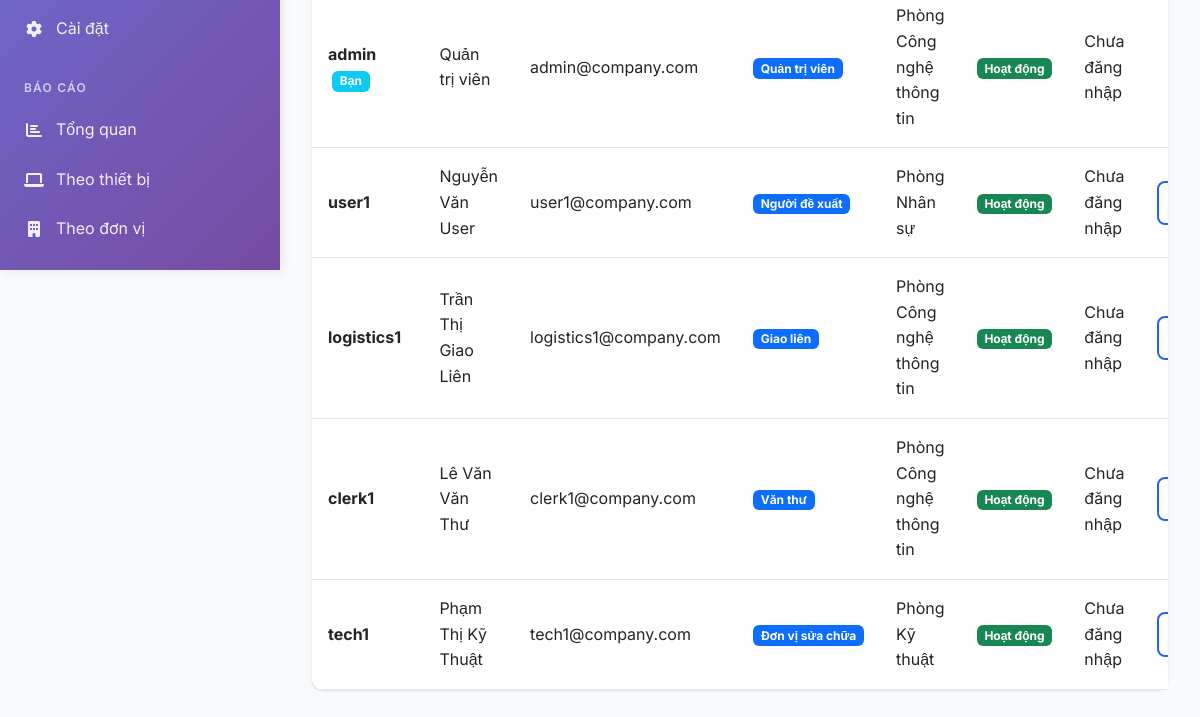
Before: /admin/users.php (signed in, lower part) with the older database file.
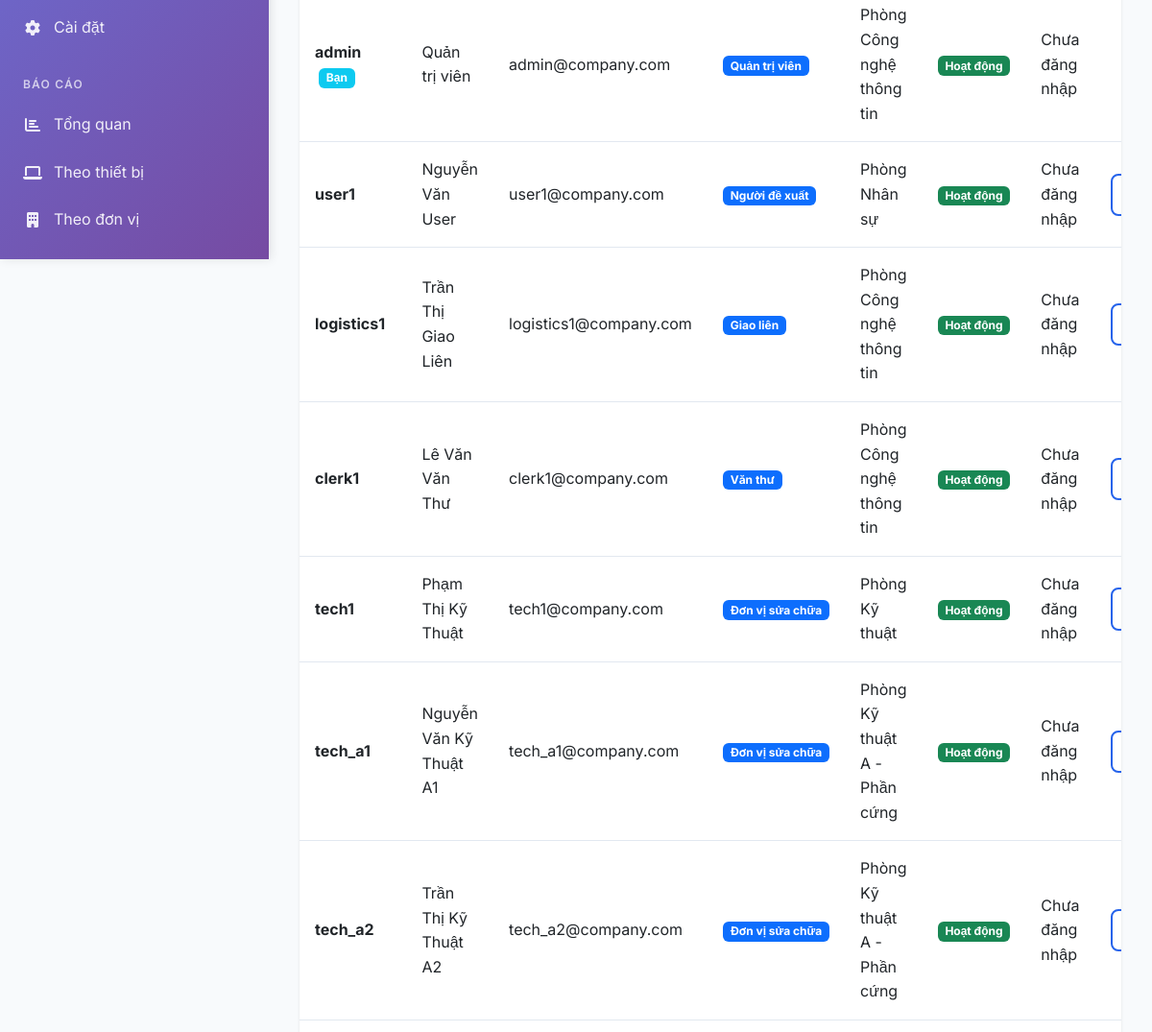
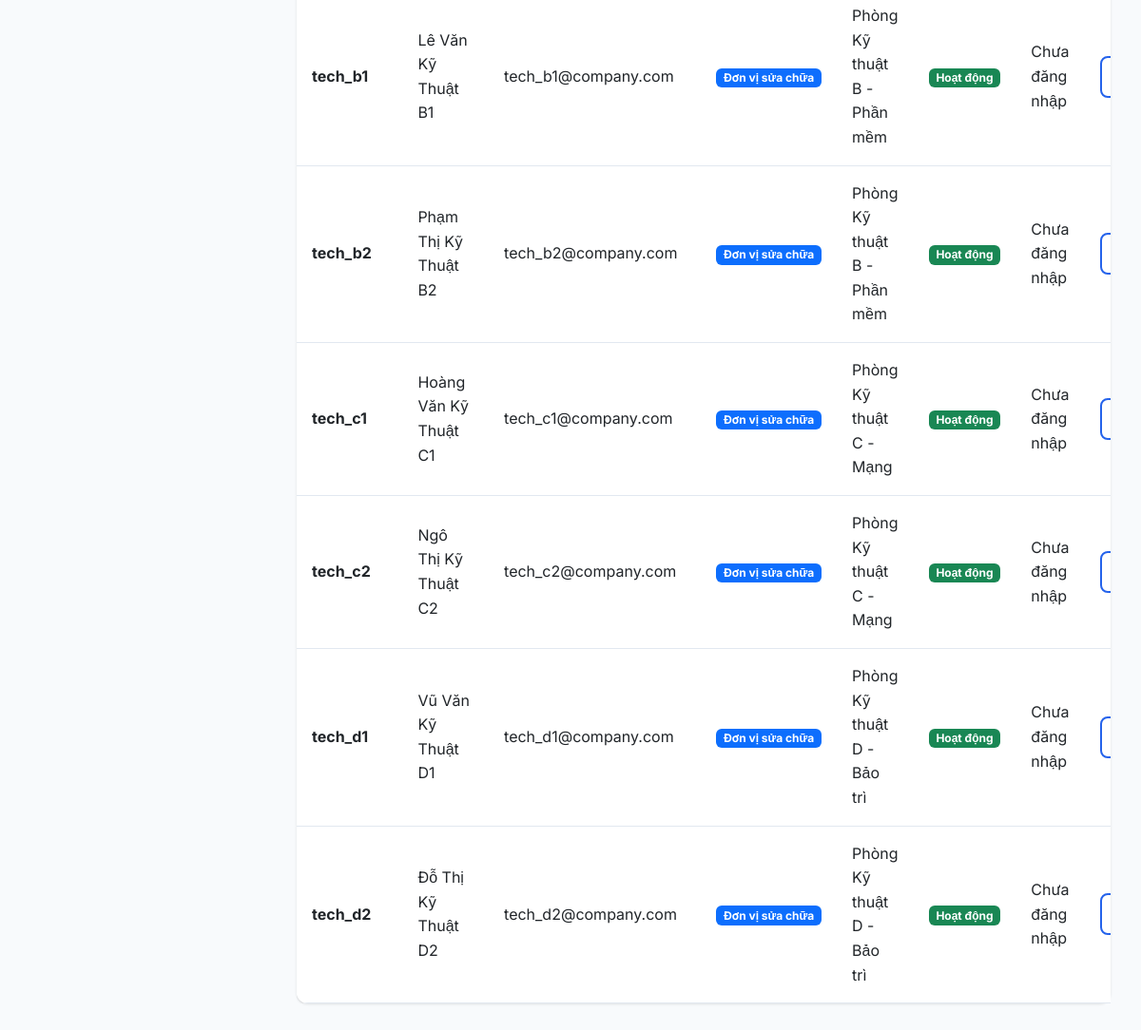
After: the same page with the newer database file (2 pictures, top to bottom).
### tables this page shows
CREATE TABLE users (
    id INT AUTO_INCREMENT PRIMARY KEY,
    username VARCHAR(50) NOT NULL UNIQUE,
    password VARCHAR(255) NOT NULL,
    full_name VARCHAR(100) NOT NULL,
    email VARCHAR(100),
    phone VARCHAR(20),
    department_id INT,
    role_id INT NOT NULL,
    avatar VARCHAR(255),
    status ENUM('active', 'inactive') DEFAULT 'active',
    last_login TIMESTAMP NULL,
    created_at TIMESTAMP DEFAULT CURRENT_TIMESTAMP,
    updated_at TIMESTAMP DEFAULT CURRENT_TIMESTAMP ON UPDATE CURRENT_TIMESTAMP,
    FOREIGN KEY (department_id) REFERENCES departments(id) ON DELETE SET NULL,
    FOREIGN KEY (role_id) REFERENCES roles(id) ON DELETE RESTRICT
);

CREATE TABLE roles (
    id INT AUTO_INCREMENT PRIMARY KEY,
    name VARCHAR(50) NOT NULL UNIQUE,
    display_name VARCHAR(100) NOT NULL,
    description TEXT,
    created_at TIMESTAMP DEFAULT CURRENT_TIMESTAMP
);

CREATE TABLE departments (
    id INT AUTO_INCREMENT PRIMARY KEY,
    code VARCHAR(20) NOT NULL UNIQUE,
    name VARCHAR(200) NOT NULL,
    address TEXT,
    phone VARCHAR(20),
    email VARCHAR(100),
    manager_name VARCHAR(100),
    status ENUM('active', 'inactive') DEFAULT 'active',
    created_at TIMESTAMP DEFAULT CURRENT_TIMESTAMP,
    updated_at TIMESTAMP DEFAULT CURRENT_TIMESTAMP ON UPDATE CURRENT_TIMESTAMP
);

### config/config.php (called while the page is built, shortened)
<?php
spl_autoload_register(function ($class) {
    $paths = [
        BASE_PATH . 'models/',
        BASE_PATH . 'controllers/',
        BASE_PATH . 'config/',
        BASE_PATH . 'utils/',
        BASE_PATH . 'middleware/'
    ];
    foreach ($paths as $path) {
        $file = $path . $class . '.php';
        if (file_exists($file)) {
            return;
        }
    }
});
require_once BASE_PATH . 'utils/helpers.php';
?>

### config/Database.php (called while the page is built, shortened)
<?php
class Database {
    private $host = 'localhost';
    private $dbname = 'equipment_repair_management';
    private $username = 'root';
    private $password = '210506';
    private $pdo;
    private static $instance = null;
    public function __construct() {
        try {
            $dsn = "mysql:host={$this->host};dbname={$this->dbname};charset=utf8mb4";
            $options = [
                PDO::ATTR_ERRMODE => PDO::ERRMODE_EXCEPTION,
                PDO::ATTR_DEFAULT_FETCH_MODE => PDO::FETCH_ASSOC,
                PDO::ATTR_EMULATE_PREPARES => false,
                PDO::MYSQL_ATTR_INIT_COMMAND => "SET NAMES utf8mb4",
                PDO::MYSQL_ATTR_SSL_VERIFY_SERVER_CERT => false
            ];
            $this->pdo = new PDO($dsn, $this->username, $this->password, $options);
        } catch (PDOException $e) {
            error_log("Database connection failed: " . $e->getMessage());
            die("Không thể kết nối đến cơ sở dữ liệu. Vui lòng thử lại sau.");
        }
    }
    public static function getInstance() {
        if (self::$instance === null) {
            self::$instance = new self();
        }
        return self::$instance;
    }
    public function query($sql, $params = []) {
        try {
            $stmt = $this->pdo->prepare($sql);
            $stmt->execute($params);
            return $stmt;
        } catch (PDOException $e) {
            error_log("Query failed: " . $e->getMessage());
            error_log("SQL: " . $sql);
            error_log("Params: " . print_r($params, true));
            throw new Exception("Lỗi thực thi truy vấn cơ sở dữ liệu: " . $e->getMessage());
        }
    }
    public function fetch($sql, $params = []) {
        $stmt = $this->query($sql, $params);
        return $stmt->fetch();
    }
    public function fetchAll($sql, $params = []) {
        $stmt = $this->query($sql, $params);
        return $stmt->fetchAll();
    }
}
?>

### models/User.php (called while the page is built, shortened)
<?php
require_once __DIR__ . '/../config/config.php';
class User {
    private $db;
    public function __construct() {
        $this->db = Database::getInstance();
    }
    public function getAll($filters = []) {
        $where = ["u.status != 'deleted'"];
        $params = [];
        $sql = "SELECT u.*, r.display_name as role_name, d.name as department_name
                FROM users u
                LEFT JOIN roles r ON u.role_id = r.id
                LEFT JOIN departments d ON u.department_id = d.id
                WHERE " . implode(' AND ', $where) . "
                ORDER BY u.created_at DESC";
        return $this->db->fetchAll($sql, $params);
    }
}
?>

### utils/helpers.php (called while the page is built, shortened)
<?php
function e($string) {
    return htmlspecialchars($string ?? '', ENT_QUOTES, 'UTF-8');
}
function url($path = '') {
    return BASE_URL . ltrim($path, '/');
}
function is_logged_in() {
    return isset($_SESSION['user_id']) && !empty($_SESSION['user_id']) && is_numeric($_SESSION['user_id']);
}
function current_user() {
    try {
        $db = Database::getInstance();
        $user = $db->fetch(
            "SELECT u.*, r.name as role_name, r.display_name as role_display_name,
                    d.name as department_name
             FROM users u
             LEFT JOIN roles r ON u.role_id = r.id
             LEFT JOIN departments d ON u.department_id = d.id
             WHERE u.id = ? AND u.status = 'active'",
            [$_SESSION['user_id']]
        );
        return $user;
    } catch (Exception $e) {
        error_log("Error in current_user(): " . $e->getMessage());
        return null;
    }
}
?>

### admin/users.php (the view, shortened to what the changed rows need)
<?php
require_once __DIR__ . '/../config/config.php';
$userModel = new User();
$action = $_GET['action'] ?? 'list';
$filters = [
    'role_id' => $_GET['role_id'] ?? '',
    'department_id' => $_GET['department_id'] ?? '',
    'search' => $_GET['search'] ?? ''
];
$users = $userModel->getAll($filters);
?>
<?php if ($action === 'list'): ?>
    <div class="card">
        <div class="card-body p-0">
            <?php if (empty($users)): ?>
                <div class="text-center py-5">
                    <i class="fas fa-users fa-3x text-muted mb-3"></i>
                    <h5 class="text-muted">Không có người dùng nào</h5>
                    <button type="button" class="btn btn-primary" data-bs-toggle="modal" data-bs-target="#createUserModal">
                        <i class="fas fa-plus me-2"></i>Thêm người dùng đầu tiên
                    </button>
                </div>
            <?php else: ?>
                <div class="table-responsive">
                    <table class="table table-hover mb-0">
                        <tbody>
                            <?php foreach ($users as $user): ?>
                                <tr>
                                    <td>
                                        <strong><?= e($user['username']) ?></strong>
                                        <?php if ($user['id'] == current_user()['id']): ?>
                                            <span class="badge bg-info ms-1">Bạn</span>
                                        <?php endif; ?>
                                    </td>
                                    <td><?= e($user['full_name']) ?></td>
                                    <td><?= e($user['email']) ?></td>
                                    <td>
                                        <span class="badge bg-primary"><?= e($user['role_name']) ?></span>
                                    </td>
                                    <td><?= e($user['department_name'] ?? 'Chưa phân công') ?></td>
                                    <td>
                                        <?php if ($user['status'] === 'active'): ?>
                                            <span class="badge bg-success">Hoạt động</span>
                                        <?php else: ?>
                                            <span class="badge bg-secondary">Tạm khóa</span>
                                        <?php endif; ?>
                                    </td>
                                    <td>
                                        <?= $user['last_login'] ? format_datetime($user['last_login']) : 'Chưa đăng nhập' ?>
                                    </td>
                                    <td class="text-center">
                                        <div class="btn-group" role="group">
                                            <a href="<?= url('admin/users.php?action=edit&id=' . $user['id']) ?>"
                                               class="btn btn-sm btn-outline-primary" title="Sửa">
                                            </a>
                                        </div>
                                    </td>
                                </tr>
                            <?php endforeach; ?>
                        </tbody>
                    </table>
                </div>
            <?php endif; ?>
        </div>
    </div>
<?php endif; ?>
<?php
include '../layouts/app.php';
?>

Changed rows visible on the page:
added users: username "tech_a1", full_name "Nguyễn Văn Kỹ Thuật A1", email "tech_a1@company.com", role.display_name "Đơn vị sửa chữa", department.name "Phòng Kỹ thuật A - Phần cứng", status "Hoạt động", shows "Chưa đăng nhập"
added users: username "tech_a2", full_name "Trần Thị Kỹ Thuật A2", email "tech_a2@company.com", role.display_name "Đơn vị sửa chữa", department.name "Phòng Kỹ thuật A - Phần cứng", status "Hoạt động", shows "Chưa đăng nhập"
added users: username "tech_b1", full_name "Lê Văn Kỹ Thuật B1", email "tech_b1@company.com", role.display_name "Đơn vị sửa chữa", department.name "Phòng Kỹ thuật B - Phần mềm", status "Hoạt động", shows "Chưa đăng nhập"
added users: username "tech_b2", full_name "Phạm Thị Kỹ Thuật B2", email "tech_b2@company.com", role.display_name "Đơn vị sửa chữa", department.name "Phòng Kỹ thuật B - Phần mềm", status "Hoạt động", shows "Chưa đăng nhập"
added users: username "tech_c1", full_name "Hoàng Văn Kỹ Thuật C1", email "tech_c1@company.com", role.display_name "Đơn vị sửa chữa", department.name "Phòng Kỹ thuật C - Mạng", status "Hoạt động", shows "Chưa đăng nhập"
added users: username "tech_c2", full_name "Ngô Thị Kỹ Thuật C2", email "tech_c2@company.com", role.display_name "Đơn vị sửa chữa", department.name "Phòng Kỹ thuật C - Mạng", status "Hoạt động", shows "Chưa đăng nhập"
added users: username "tech_d1", full_name "Vũ Văn Kỹ Thuật D1", email "tech_d1@company.com", role.display_name "Đơn vị sửa chữa", department.name "Phòng Kỹ thuật D - Bảo trì", status "Hoạt động", shows "Chưa đăng nhập"
added users: username "tech_d2", full_name "Đỗ Thị Kỹ Thuật D2", email "tech_d2@company.com", role.display_name "Đơn vị sửa chữa", department.name "Phòng Kỹ thuật D - Bảo trì", status "Hoạt động", shows "Chưa đăng nhập"
